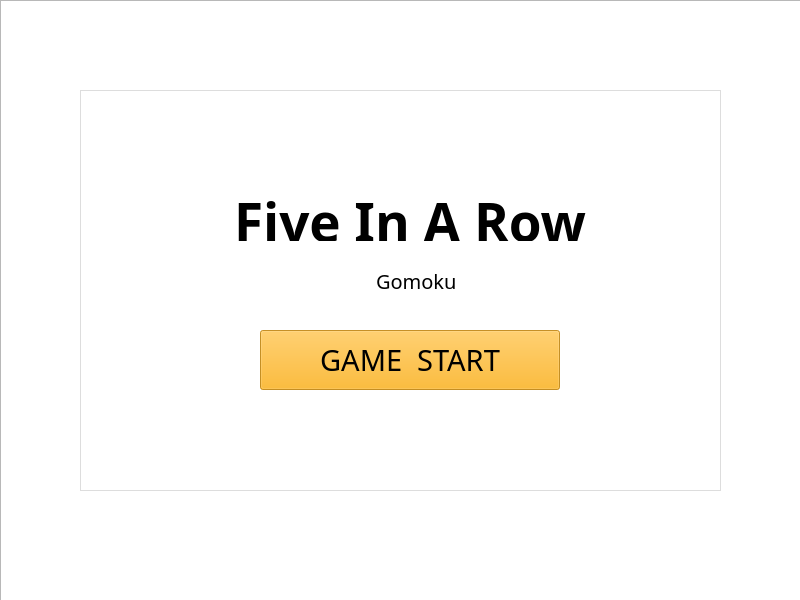
<?xml version="1.0" encoding="UTF-8"?>
<ui version="4.0">
 <class>MainWindow</class>
 <widget class="QMainWindow" name="MainWindow">
  <property name="geometry">
   <rect>
    <x>0</x>
    <y>0</y>
    <width>800</width>
    <height>600</height>
   </rect>
  </property>
  <property name="sizePolicy">
   <sizepolicy hsizetype="Minimum" vsizetype="Minimum">
    <horstretch>0</horstretch>
    <verstretch>0</verstretch>
   </sizepolicy>
  </property>
  <property name="contextMenuPolicy">
   <enum>Qt::PreventContextMenu</enum>
  </property>
  <property name="windowTitle">
   <string>Five In A Row</string>
  </property>
  <property name="toolButtonStyle">
   <enum>Qt::ToolButtonIconOnly</enum>
  </property>
  <widget class="QWidget" name="centralwidget">
   <property name="sizePolicy">
    <sizepolicy hsizetype="Minimum" vsizetype="Minimum">
     <horstretch>0</horstretch>
     <verstretch>0</verstretch>
    </sizepolicy>
   </property>
   <widget class="QWidget" name="widget" native="true">
    <property name="geometry">
     <rect>
      <x>0</x>
      <y>0</y>
      <width>801</width>
      <height>601</height>
     </rect>
    </property>
    <property name="sizePolicy">
     <sizepolicy hsizetype="Minimum" vsizetype="Minimum">
      <horstretch>0</horstretch>
      <verstretch>0</verstretch>
     </sizepolicy>
    </property>
    <property name="layoutDirection">
     <enum>Qt::LeftToRight</enum>
    </property>
    <property name="autoFillBackground">
     <bool>true</bool>
    </property>
    <widget class="QLineEdit" name="five_in_a_row_title">
     <property name="geometry">
      <rect>
       <x>170</x>
       <y>200</y>
       <width>481</width>
       <height>41</height>
      </rect>
     </property>
     <property name="sizePolicy">
      <sizepolicy hsizetype="Minimum" vsizetype="Minimum">
       <horstretch>0</horstretch>
       <verstretch>0</verstretch>
      </sizepolicy>
     </property>
     <property name="font">
      <font>
       <family>Snap ITC</family>
       <pointsize>40</pointsize>
       <bold>true</bold>
       <underline>false</underline>
       <stylestrategy>PreferDefault</stylestrategy>
      </font>
     </property>
     <property name="layoutDirection">
      <enum>Qt::LeftToRight</enum>
     </property>
     <property name="styleSheet">
      <string notr="true">background-color: rgba(255, 255, 255, 0);</string>
     </property>
     <property name="text">
      <string>Five In A Row</string>
     </property>
     <property name="frame">
      <bool>false</bool>
     </property>
     <property name="alignment">
      <set>Qt::AlignCenter</set>
     </property>
     <property name="dragEnabled">
      <bool>false</bool>
     </property>
     <property name="readOnly">
      <bool>true</bool>
     </property>
     <property name="cursorMoveStyle">
      <enum>Qt::LogicalMoveStyle</enum>
     </property>
    </widget>
    <widget class="QLineEdit" name="gomoku_vice_title">
     <property name="geometry">
      <rect>
       <x>360</x>
       <y>270</y>
       <width>113</width>
       <height>20</height>
      </rect>
     </property>
     <property name="sizePolicy">
      <sizepolicy hsizetype="Minimum" vsizetype="Minimum">
       <horstretch>0</horstretch>
       <verstretch>0</verstretch>
      </sizepolicy>
     </property>
     <property name="font">
      <font>
       <family>ROG Fonts</family>
       <pointsize>15</pointsize>
      </font>
     </property>
     <property name="styleSheet">
      <string notr="true">background-color: rgba(255, 255, 255, 0);</string>
     </property>
     <property name="text">
      <string>Gomoku</string>
     </property>
     <property name="frame">
      <bool>false</bool>
     </property>
     <property name="alignment">
      <set>Qt::AlignCenter</set>
     </property>
     <property name="readOnly">
      <bool>true</bool>
     </property>
    </widget>
    <widget class="QPushButton" name="game_start_button">
     <property name="geometry">
      <rect>
       <x>260</x>
       <y>330</y>
       <width>300</width>
       <height>60</height>
      </rect>
     </property>
     <property name="sizePolicy">
      <sizepolicy hsizetype="Minimum" vsizetype="Minimum">
       <horstretch>0</horstretch>
       <verstretch>0</verstretch>
      </sizepolicy>
     </property>
     <property name="sizeIncrement">
      <size>
       <width>0</width>
       <height>0</height>
      </size>
     </property>
     <property name="font">
      <font>
       <family>Rockwell Extra Bold</family>
       <pointsize>22</pointsize>
      </font>
     </property>
     <property name="styleSheet">
      <string notr="true">background-color: rgba(255, 170 , 0 , 200);</string>
     </property>
     <property name="text">
      <string>GAME  START</string>
     </property>
     <property name="iconSize">
      <size>
       <width>15</width>
       <height>15</height>
      </size>
     </property>
    </widget>
    <widget class="QListWidget" name="background">
     <property name="geometry">
      <rect>
       <x>0</x>
       <y>0</y>
       <width>811</width>
       <height>631</height>
      </rect>
     </property>
     <property name="sizePolicy">
      <sizepolicy hsizetype="Minimum" vsizetype="Minimum">
       <horstretch>0</horstretch>
       <verstretch>0</verstretch>
      </sizepolicy>
     </property>
     <property name="font">
      <font>
       <pointsize>6</pointsize>
      </font>
     </property>
     <property name="layoutDirection">
      <enum>Qt::LeftToRight</enum>
     </property>
     <property name="autoFillBackground">
      <bool>false</bool>
     </property>
     <property name="styleSheet">
      <string notr="true">border-image: url(:/menu/img/menu_background.jpg);</string>
     </property>
    </widget>
    <widget class="QListWidget" name="listWidget">
     <property name="geometry">
      <rect>
       <x>80</x>
       <y>90</y>
       <width>641</width>
       <height>401</height>
      </rect>
     </property>
     <property name="sizePolicy">
      <sizepolicy hsizetype="Minimum" vsizetype="Minimum">
       <horstretch>0</horstretch>
       <verstretch>0</verstretch>
      </sizepolicy>
     </property>
     <property name="font">
      <font>
       <family>Rockwell Extra Bold</family>
      </font>
     </property>
     <property name="autoFillBackground">
      <bool>false</bool>
     </property>
     <property name="styleSheet">
      <string notr="true">background-color: rgba(255, 255, 255, 150);</string>
     </property>
     <property name="lineWidth">
      <number>0</number>
     </property>
    </widget>
    <zorder>background</zorder>
    <zorder>listWidget</zorder>
    <zorder>five_in_a_row_title</zorder>
    <zorder>gomoku_vice_title</zorder>
    <zorder>game_start_button</zorder>
   </widget>
  </widget>
 </widget>
 <resources/>
 <connections/>
</ui>
